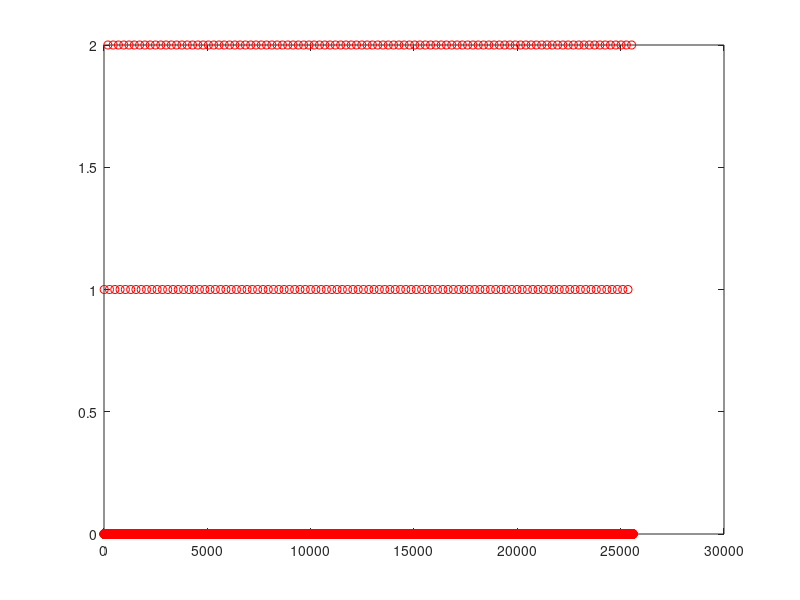

Recreate this plot in MATLAB. (Note: this script raises an error after producing the figure.)
%% import array
eegdata = rand(32, 256*100);
plot(eegdata(1:2,100:200)');
plot(eegdata(1:2,:)');

%% import events
eegdata = rand(32, 256*100); % 32 channels of random activity (100 s sampled at 256 Hz).
eegdata(33,[10:256:256*100]) = 1; % simulating a stimulus onset every second
eegdata(33,[100:256:256*100]+round(rand*128)) = 2;% simulating reaction times about 500 ms after stimulus onsets
plot(eegdata(33,:),'ro');

eegdata(33,:)=[];

%% ica
runica(eegdata);

round(EEG.etc.ic_classification.ICLabel.classifications(1:10,:)*100)

%  There are six categories of components Brain, Muscle, Eye, Heart, Line Noise, Channel Noise, and Other.